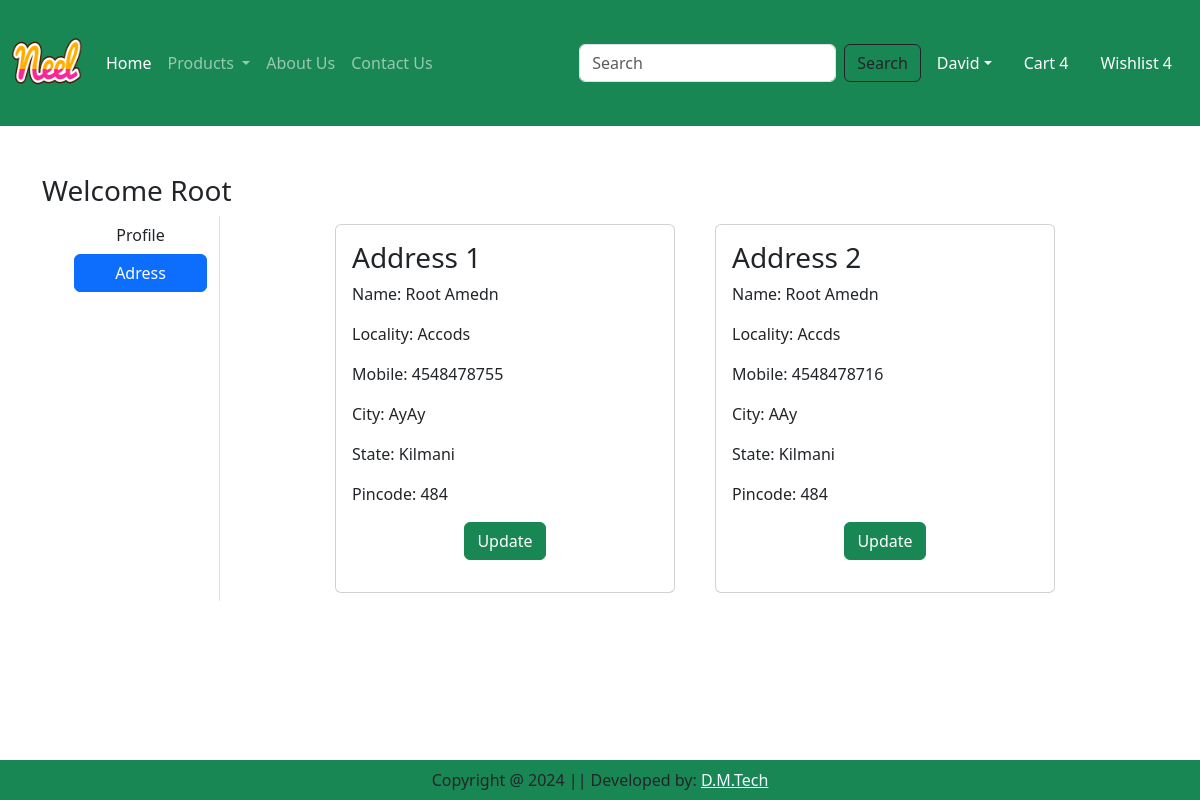
Page /address/ (signed in) on the earlier database version.
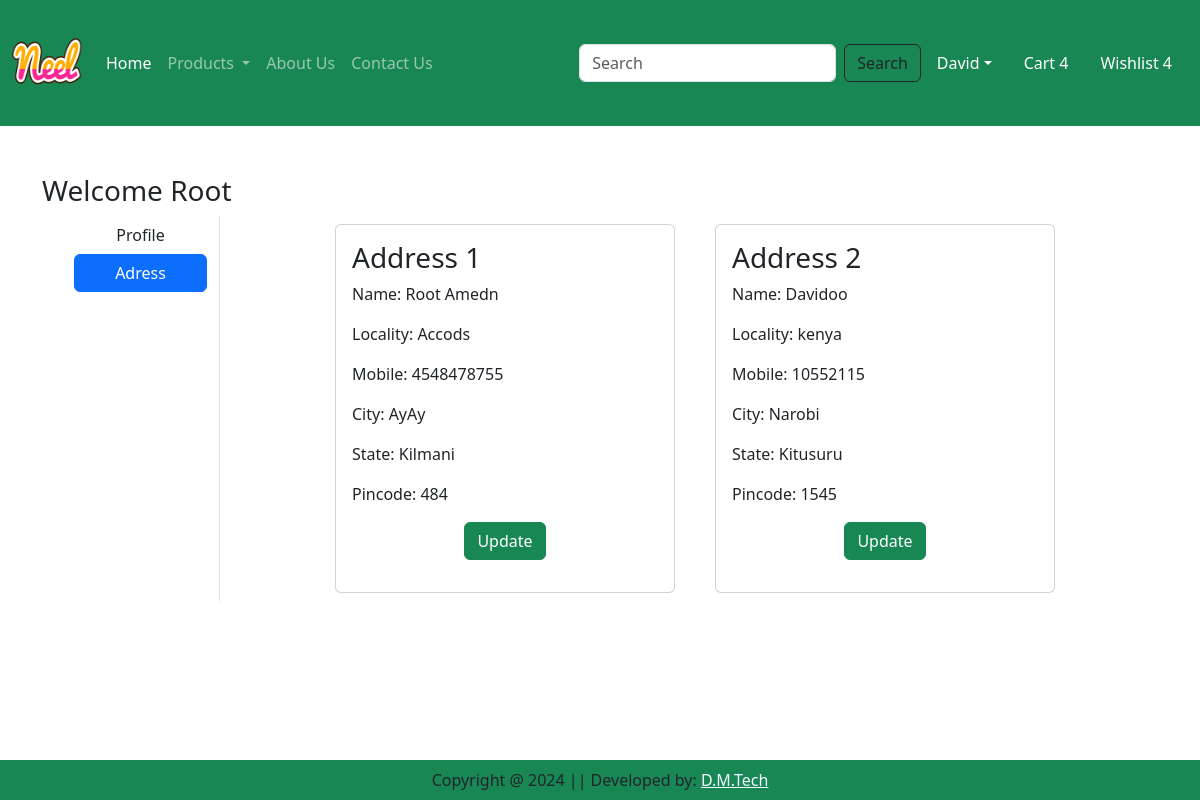
Same page on the later database version.
### agrofuture/models.py (models this page shows, shortened)
class Customer(models.Model):
    user = models.ForeignKey(User, on_delete=models.CASCADE)
    name = models.CharField(max_length=200)
    locality = models.CharField(max_length=200)
    city = models.CharField(max_length=50)
    mobile = models.IntegerField(default=10)
    zipcode = models.IntegerField()
    state = models.CharField(choices=STATE_CHOICES,max_length=100)

### agrofuture/views.py (the view)
# urls.py: path('address/', views.address,name='address'),
def address(request):
    add = Customer.objects.filter(user=request.user)
    return render(request,'app/address.html',locals())

### agrofuture/templates/app/address.html (shortened to what this page needs)
{% extends 'app/base.html' %}
{% load static %}
{% block main-content %}
<div class="container my-5">
    <div class="row">
        <h3>Welcome <span class="text-capitalize">{{request.user}}</span></h3>
    <div class="col-sm-2 border-end">
        <ul class="list-unstayled">
            <li class="d-grid"><a href="{% url 'profile' %}" class=" btn ">Profile</a></li>
            <li class="d-grid"><a href="{% url 'address' %}" class=" btn btn-primary">Adress</a></li>
        </ul>
    </div>
    <div class="col-sm-8 offset-sm-1">
        <div class="row">
            {% for ad in add %}
            <div class="col-sm-6">
                <div class="card m-2">
                    <div class="card-body">
                        <h3>Address {{forloop.counter}}</h3>
                        <p>Name: {{ad.name}}</p>
                        <p>Locality: {{ad.locality}}</p>
                        <p>Mobile: {{ad.mobile}}</p>
                        <p>City: {{ad.city}}</p>
                        <p>State: {{ad.state}}</p>
                        <p>Pincode: {{ad.zipcode}}</p>
                       <p class="text-center"><a href="{% url 'updateAddress' pk=ad.id %}" type="button" class="btn btn-success">Update</a></p>
                    </div>
                </div>
            </div>
            {% endfor %}
        </div>
    </div>
    </div>
</div>
    {% endblock main-content %}

Differences in the rows shown:
removed Customer: name "Root Amedn", locality "Accds", mobile "4548478716", city "AAy", state "Kilmani", zipcode "484"
added Customer: name "Davidoo", locality "kenya", mobile "10552115", city "Narobi", state "Kitusuru", zipcode "1545"
